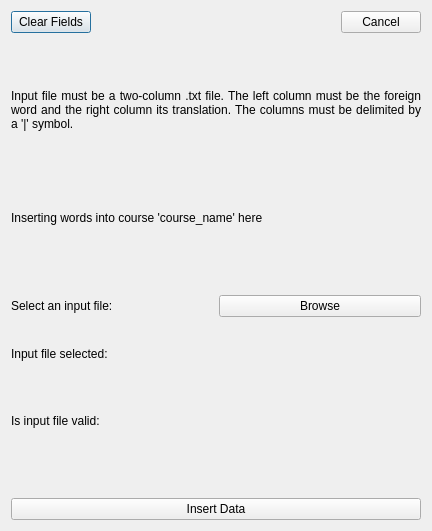
<?xml version="1.0" encoding="UTF-8"?>
<ui version="4.0">
 <class>Dialog</class>
 <widget class="QDialog" name="Dialog">
  <property name="geometry">
   <rect>
    <x>0</x>
    <y>0</y>
    <width>432</width>
    <height>531</height>
   </rect>
  </property>
  <property name="windowTitle">
   <string>Insert Words From File</string>
  </property>
  <layout class="QVBoxLayout" name="verticalLayout">
   <item>
    <layout class="QHBoxLayout" name="horizontalLayout">
     <item>
      <widget class="QPushButton" name="clear_fields_button">
       <property name="text">
        <string>Clear Fields</string>
       </property>
      </widget>
     </item>
     <item>
      <spacer name="horizontalSpacer">
       <property name="orientation">
        <enum>Qt::Horizontal</enum>
       </property>
       <property name="sizeHint" stdset="0">
        <size>
         <width>40</width>
         <height>20</height>
        </size>
       </property>
      </spacer>
     </item>
     <item>
      <widget class="QPushButton" name="cancel_button">
       <property name="text">
        <string>Cancel</string>
       </property>
      </widget>
     </item>
    </layout>
   </item>
   <item>
    <spacer name="verticalSpacer">
     <property name="orientation">
      <enum>Qt::Vertical</enum>
     </property>
     <property name="sizeType">
      <enum>QSizePolicy::Preferred</enum>
     </property>
     <property name="sizeHint" stdset="0">
      <size>
       <width>20</width>
       <height>40</height>
      </size>
     </property>
    </spacer>
   </item>
   <item>
    <widget class="QLabel" name="label">
     <property name="text">
      <string>Input file must be a two-column .txt file. The left column must be the foreign word and the right column its translation. The columns must be delimited by a '|' symbol.</string>
     </property>
     <property name="alignment">
      <set>Qt::AlignJustify|Qt::AlignVCenter</set>
     </property>
     <property name="wordWrap">
      <bool>true</bool>
     </property>
    </widget>
   </item>
   <item>
    <spacer name="verticalSpacer_2">
     <property name="orientation">
      <enum>Qt::Vertical</enum>
     </property>
     <property name="sizeType">
      <enum>QSizePolicy::Preferred</enum>
     </property>
     <property name="sizeHint" stdset="0">
      <size>
       <width>20</width>
       <height>40</height>
      </size>
     </property>
    </spacer>
   </item>
   <item>
    <widget class="QLabel" name="label_2">
     <property name="text">
      <string>Inserting words into course 'course_name' here</string>
     </property>
    </widget>
   </item>
   <item>
    <spacer name="verticalSpacer_3">
     <property name="orientation">
      <enum>Qt::Vertical</enum>
     </property>
     <property name="sizeType">
      <enum>QSizePolicy::Preferred</enum>
     </property>
     <property name="sizeHint" stdset="0">
      <size>
       <width>20</width>
       <height>40</height>
      </size>
     </property>
    </spacer>
   </item>
   <item>
    <layout class="QHBoxLayout" name="horizontalLayout_2">
     <item>
      <widget class="QLabel" name="label_4">
       <property name="text">
        <string>Select an input file:</string>
       </property>
      </widget>
     </item>
     <item>
      <widget class="QPushButton" name="browse_button">
       <property name="text">
        <string>Browse</string>
       </property>
      </widget>
     </item>
    </layout>
   </item>
   <item>
    <layout class="QHBoxLayout" name="horizontalLayout_3">
     <item>
      <widget class="QLabel" name="label_5">
       <property name="text">
        <string>Input file selected:</string>
       </property>
      </widget>
     </item>
     <item>
      <widget class="QLabel" name="selected_filename_label">
       <property name="text">
        <string/>
       </property>
      </widget>
     </item>
    </layout>
   </item>
   <item>
    <layout class="QHBoxLayout" name="horizontalLayout_4">
     <item>
      <widget class="QLabel" name="label_6">
       <property name="text">
        <string>Is input file valid:</string>
       </property>
      </widget>
     </item>
     <item>
      <widget class="QLabel" name="is_file_valid_label">
       <property name="text">
        <string/>
       </property>
      </widget>
     </item>
    </layout>
   </item>
   <item>
    <spacer name="verticalSpacer_4">
     <property name="orientation">
      <enum>Qt::Vertical</enum>
     </property>
     <property name="sizeType">
      <enum>QSizePolicy::Preferred</enum>
     </property>
     <property name="sizeHint" stdset="0">
      <size>
       <width>20</width>
       <height>40</height>
      </size>
     </property>
    </spacer>
   </item>
   <item>
    <widget class="QPushButton" name="insert_button">
     <property name="text">
      <string>Insert Data</string>
     </property>
    </widget>
   </item>
  </layout>
 </widget>
 <resources/>
 <connections/>
</ui>
